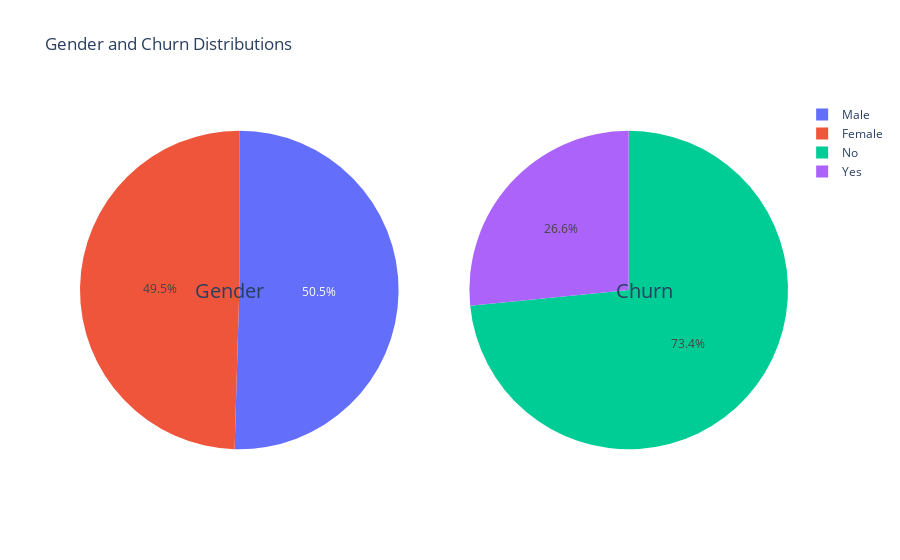

Here is the notebook cell this chart was saved with:
### Code cell
g_labels = ['Male', 'Female']
c_labels = ['No', 'Yes']
fig = make_subplots(rows=1, cols=2, specs=[[{'type':'domain'}, {'type':'domain'}]])
fig.add_trace(go.Pie(labels=g_labels, values=df['gender'].value_counts(), name="Gender"),
              1, 1)
fig.add_trace(go.Pie(labels=c_labels, values=df['Churn'].value_counts(), name="Churn"),
              1, 2)
fig.update_layout(
    title_text="Gender and Churn Distributions",
    annotations=[dict(text='Gender', x=0.16, y=0.5, font_size=20, showarrow=False),
                 dict(text='Churn', x=0.84, y=0.5, font_size=20, showarrow=False)])
fig.show()

### Figure 1 — Plotly figure (JSON) as saved in the notebook; plotly's stock layout.template omitted (floating-point values rounded to 4 significant figures)
{"data": [{"domain": {"x": [0, 0.45], "y": [0, 1]}, "labels": ["Male", "Female"], "name": "Gender", "type": "pie", "values": [3549, 3483]}, {"domain": {"x": [0.55, 1], "y": [0, 1]}, "labels": ["No", "Yes"], "name": "Churn", "type": "pie", "values": [5163, 1869]}], "layout": {"annotations": [{"font": {"size": 20}, "showarrow": false, "text": "Gender", "x": 0.16, "y": 0.5}, {"font": {"size": 20}, "showarrow": false, "text": "Churn", "x": 0.84, "y": 0.5}], "title": {"text": "Gender and Churn Distributions"}}}
